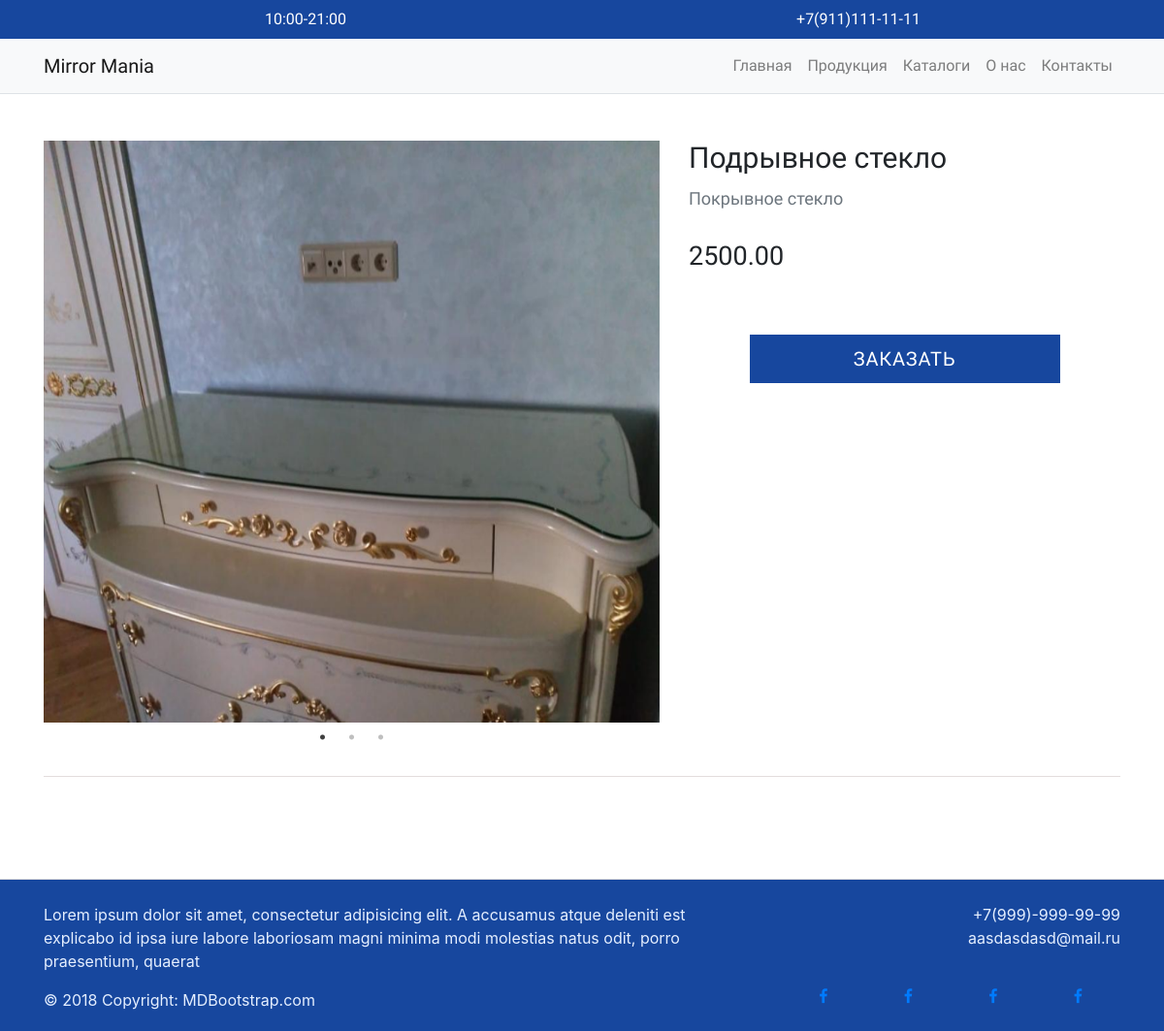
Screenshot of /12/podryvnoe-steklo-4/ with the database file from the repository.
### main/models.py (models this page shows, shortened)
class Item(models.Model):
    name = models.CharField(max_length=200, verbose_name="Наименование")
    slug = models.SlugField(max_length=200, unique=True)
    price = models.DecimalField(max_digits=10, decimal_places=2, verbose_name="Цена товара")
    description = models.TextField(blank=True, verbose_name="Описание")
    category = models.ForeignKey(Category, on_delete=models.CASCADE, verbose_name="Категория")
    available = models.BooleanField(default=True, verbose_name="Доступно")
    image_main = models.ImageField(upload_to="items/%Y/%m/%d", verbose_name="Главная фотография")
    class Meta:
        ordering = ('name',)
        verbose_name = "Предмет"
        verbose_name_plural = "Предметы"

class Category(models.Model):
    name = models.CharField(max_length=200, db_index=True, verbose_name="Наименование")
    image = models.ImageField(upload_to="category/%Y/%m", verbose_name="Фотография категории",
                              default="../static/image/not_found.jpg")
    description = models.TextField(default='', verbose_name="Описание")
    slug = models.SlugField(max_length=200, db_index=True, unique=True)
    class Meta:
        ordering = ('name',)
        verbose_name = "Категория"
        verbose_name_plural = "Категории"
    def __str__(self):
        return self.name

### main/views.py (the view)
# urls.py: path('<int:id>/<slug:slug>/', views.ProductDetailView.as_view(), name='product_detail'),
class ProductDetailView(TemplateResponseMixin, View):
    template_name = 'main/detail.html'
    def get(self, request, id, slug):
        item = get_object_or_404(Item, id=id, slug=slug)
        return self.render_to_response({'item': item,
                                        'other_images': Image.objects.filter(item=id)})

### main/templates/main/detail.html (shortened to what this page needs)
{% extends "base.html" %}
{% load static %}
{% block other_styles %}
    <link rel="stylesheet" type="text/css" href="{% static 'slick/slick.css' %}"/>
    <link rel="stylesheet" type="text/css" href="{% static 'slick/slick-theme.css' %}"/>
{% endblock %}
{% block content %}
    <div class="container my-5">
        <div class="row">
            <div class="col-lg-7">
                <div class="detail-view-slider">
                    <div class="image_of_slider"><img src="{{ item.image_main.url }}" alt="main_image"></div>
                </div>
            </div>
            <div class="col-lg-5 product_detail_info">
                <h1 class="item_name">{{ item.name }}</h1>
                <p class="item_category text-muted">{{ item.category }}</p>
                <h2 class="item_price">{{ item.price }}</h2>
                <div class="order-button_block">
                    <button type="submit" class="order_button">Заказать</button>
                </div>
            </div>
        </div>
        <div class="row">
            <div class="col-lg-12">
                <div class="item_description">
                </div>
            </div>
        </div>
    </div>
{% endblock %}

### main/static/css/style.css (style rules this page uses)
body { margin: 0; padding: 0; font-family: 'Roboto', sans-serif; }
.product_detail_info { font-family: 'Pontano Sans', sans-serif; font-size: 1.125rem; }
.image_of_slider { text-align: center; }
.image_of_slider img { height: 600px; width: 100%; }
.item_name { font-size: 30px; font-weight: normal; margin: 0; padding: 0; }
.item_category { margin-top: 10px; }
.item_price { font-size: 27px; margin: 30px 0 50px 0; font-weight: normal; }
.order-button_block { text-align: center; }
.order_button { transition: 250ms; color: white; border: none; max-width: 320px; margin-top: 15px; width: 100%; background-color: #17479e; border-radius: 0; padding: 10px 30px; font-size: 20px; cursor: pointer; letter-spacing: 0.05rem; text-transform: uppercase; }
.item_description { border-top: 0.0625rem solid #e3dddd; margin: 25px 0; padding: 2rem 0 0 0; font-size: 1rem; }

### rows the page displays
Item: image_main (picture), name "Подрывное стекло", category "Покрывное стекло", price "2500.00"
